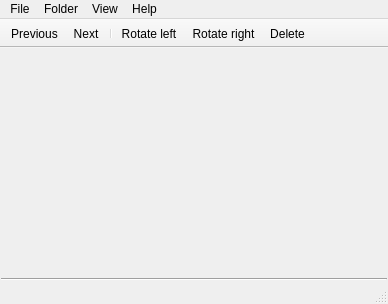
<?xml version="1.0" encoding="UTF-8"?>
<ui version="4.0">
 <class>MainWindow</class>
 <widget class="QMainWindow" name="MainWindow">
  <property name="geometry">
   <rect>
    <x>0</x>
    <y>0</y>
    <width>388</width>
    <height>304</height>
   </rect>
  </property>
  <property name="sizePolicy">
   <sizepolicy hsizetype="Preferred" vsizetype="Preferred">
    <horstretch>0</horstretch>
    <verstretch>0</verstretch>
   </sizepolicy>
  </property>
  <property name="minimumSize">
   <size>
    <width>300</width>
    <height>300</height>
   </size>
  </property>
  <property name="windowTitle">
   <string/>
  </property>
  <property name="windowIcon">
   <iconset resource="resources.qrc">
    <normaloff>:/Icons/Icon.png</normaloff>:/Icons/Icon.png</iconset>
  </property>
  <widget class="QWidget" name="centralWidget">
   <layout class="QVBoxLayout" name="verticalLayout">
    <property name="spacing">
     <number>1</number>
    </property>
    <property name="leftMargin">
     <number>1</number>
    </property>
    <property name="topMargin">
     <number>1</number>
    </property>
    <property name="rightMargin">
     <number>1</number>
    </property>
    <property name="bottomMargin">
     <number>1</number>
    </property>
    <item>
     <widget class="QLabel" name="image">
      <property name="sizePolicy">
       <sizepolicy hsizetype="Expanding" vsizetype="Expanding">
        <horstretch>0</horstretch>
        <verstretch>0</verstretch>
       </sizepolicy>
      </property>
      <property name="minimumSize">
       <size>
        <width>1</width>
        <height>1</height>
       </size>
      </property>
      <property name="frameShape">
       <enum>QFrame::NoFrame</enum>
      </property>
      <property name="text">
       <string/>
      </property>
      <property name="scaledContents">
       <bool>false</bool>
      </property>
      <property name="alignment">
       <set>Qt::AlignCenter</set>
      </property>
     </widget>
    </item>
    <item>
     <widget class="Line" name="line_2">
      <property name="orientation">
       <enum>Qt::Horizontal</enum>
      </property>
     </widget>
    </item>
   </layout>
  </widget>
  <widget class="QMenuBar" name="menuBar">
   <property name="geometry">
    <rect>
     <x>0</x>
     <y>0</y>
     <width>388</width>
     <height>21</height>
    </rect>
   </property>
   <widget class="QMenu" name="menuFile">
    <property name="title">
     <string>File</string>
    </property>
    <widget class="QMenu" name="menuTransform">
     <property name="title">
      <string>Transform</string>
     </property>
     <addaction name="actionBlackWhite"/>
    </widget>
    <addaction name="actionOpenFile"/>
    <addaction name="actionPrint"/>
    <addaction name="separator"/>
    <addaction name="actionResize"/>
    <addaction name="menuTransform"/>
    <addaction name="separator"/>
    <addaction name="actionExit"/>
    <addaction name="separator"/>
   </widget>
   <widget class="QMenu" name="menuHelp">
    <property name="title">
     <string>Help</string>
    </property>
    <addaction name="actionAbout"/>
   </widget>
   <widget class="QMenu" name="menuFolder">
    <property name="title">
     <string>Folder</string>
    </property>
    <addaction name="actionOpenFolder"/>
    <addaction name="separator"/>
    <addaction name="actionRename"/>
    <addaction name="actionDuplicates"/>
   </widget>
   <widget class="QMenu" name="menuView">
    <property name="title">
     <string>View</string>
    </property>
    <widget class="QMenu" name="menuReload">
     <property name="title">
      <string>Reload when file changes</string>
     </property>
     <addaction name="actionReloadAuto"/>
     <addaction name="actionReloadAsk"/>
     <addaction name="actionReloadNo"/>
    </widget>
    <addaction name="menuReload"/>
   </widget>
   <addaction name="menuFile"/>
   <addaction name="menuFolder"/>
   <addaction name="menuView"/>
   <addaction name="menuHelp"/>
  </widget>
  <widget class="QStatusBar" name="statusBar"/>
  <widget class="QToolBar" name="toolBar">
   <property name="windowTitle">
    <string>toolBar</string>
   </property>
   <property name="movable">
    <bool>false</bool>
   </property>
   <property name="allowedAreas">
    <set>Qt::AllToolBarAreas</set>
   </property>
   <property name="iconSize">
    <size>
     <width>16</width>
     <height>16</height>
    </size>
   </property>
   <property name="toolButtonStyle">
    <enum>Qt::ToolButtonFollowStyle</enum>
   </property>
   <property name="floatable">
    <bool>false</bool>
   </property>
   <attribute name="toolBarArea">
    <enum>TopToolBarArea</enum>
   </attribute>
   <attribute name="toolBarBreak">
    <bool>false</bool>
   </attribute>
   <addaction name="actionPrevious"/>
   <addaction name="actionNext"/>
   <addaction name="separator"/>
   <addaction name="actionRotateLeft"/>
   <addaction name="actionRotateRight"/>
   <addaction name="actionDelete"/>
  </widget>
  <action name="actionOpenFolder">
   <property name="text">
    <string>Open folder</string>
   </property>
   <property name="shortcut">
    <string>Ctrl+Shift+O</string>
   </property>
  </action>
  <action name="actionExit">
   <property name="text">
    <string>Exit</string>
   </property>
  </action>
  <action name="actionAbout">
   <property name="text">
    <string>About</string>
   </property>
  </action>
  <action name="actionRename">
   <property name="text">
    <string>Rename all files according to date</string>
   </property>
  </action>
  <action name="actionNext">
   <property name="icon">
    <iconset resource="resources.qrc">
     <normaloff>:/Icons/Right.png</normaloff>:/Icons/Right.png</iconset>
   </property>
   <property name="text">
    <string>Next</string>
   </property>
   <property name="toolTip">
    <string>Next (Right)</string>
   </property>
   <property name="shortcut">
    <string>Right</string>
   </property>
  </action>
  <action name="actionPrevious">
   <property name="icon">
    <iconset resource="resources.qrc">
     <normaloff>:/Icons/Left.png</normaloff>:/Icons/Left.png</iconset>
   </property>
   <property name="text">
    <string>Previous</string>
   </property>
   <property name="toolTip">
    <string>Previous (Left)</string>
   </property>
   <property name="shortcut">
    <string>Left</string>
   </property>
   <property name="iconVisibleInMenu">
    <bool>true</bool>
   </property>
  </action>
  <action name="actionRotateLeft">
   <property name="icon">
    <iconset resource="resources.qrc">
     <normaloff>:/Icons/RotateLeft.png</normaloff>:/Icons/RotateLeft.png</iconset>
   </property>
   <property name="text">
    <string>Rotate left</string>
   </property>
   <property name="toolTip">
    <string>Rotate left (Ctrl+Left)</string>
   </property>
   <property name="shortcut">
    <string>Ctrl+Left</string>
   </property>
  </action>
  <action name="actionRotateRight">
   <property name="icon">
    <iconset resource="resources.qrc">
     <normaloff>:/Icons/RotateRight.png</normaloff>:/Icons/RotateRight.png</iconset>
   </property>
   <property name="text">
    <string>Rotate right</string>
   </property>
   <property name="toolTip">
    <string>Rotate right (Ctrl+Right)</string>
   </property>
   <property name="shortcut">
    <string>Ctrl+Right</string>
   </property>
  </action>
  <action name="actionDelete">
   <property name="icon">
    <iconset resource="resources.qrc">
     <normaloff>:/Icons/Delete.png</normaloff>:/Icons/Delete.png</iconset>
   </property>
   <property name="text">
    <string>Delete</string>
   </property>
   <property name="toolTip">
    <string>Delete (Del)</string>
   </property>
   <property name="shortcut">
    <string>Del</string>
   </property>
  </action>
  <action name="actionResize">
   <property name="text">
    <string>Resize</string>
   </property>
   <property name="shortcut">
    <string>Ctrl+R</string>
   </property>
  </action>
  <action name="actionOpenFile">
   <property name="text">
    <string>Open file</string>
   </property>
   <property name="shortcut">
    <string>Ctrl+O</string>
   </property>
  </action>
  <action name="actionBlackWhite">
   <property name="text">
    <string>Black and white</string>
   </property>
   <property name="shortcut">
    <string>Ctrl+B</string>
   </property>
  </action>
  <action name="actionReloadAuto">
   <property name="checkable">
    <bool>true</bool>
   </property>
   <property name="text">
    <string>Automatic</string>
   </property>
  </action>
  <action name="actionReloadNo">
   <property name="checkable">
    <bool>true</bool>
   </property>
   <property name="text">
    <string>No</string>
   </property>
  </action>
  <action name="actionReloadAsk">
   <property name="checkable">
    <bool>true</bool>
   </property>
   <property name="text">
    <string>Ask</string>
   </property>
  </action>
  <action name="actionPrint">
   <property name="text">
    <string>Print</string>
   </property>
   <property name="shortcut">
    <string>Ctrl+P</string>
   </property>
  </action>
  <action name="actionDuplicates">
   <property name="text">
    <string>Find duplicates</string>
   </property>
  </action>
 </widget>
 <layoutdefault spacing="6" margin="11"/>
 <resources>
  <include location="resources.qrc"/>
 </resources>
 <connections>
  <connection>
   <sender>actionExit</sender>
   <signal>triggered()</signal>
   <receiver>MainWindow</receiver>
   <slot>close()</slot>
   <hints>
    <hint type="sourcelabel">
     <x>-1</x>
     <y>-1</y>
    </hint>
    <hint type="destinationlabel">
     <x>338</x>
     <y>299</y>
    </hint>
   </hints>
  </connection>
 </connections>
</ui>
